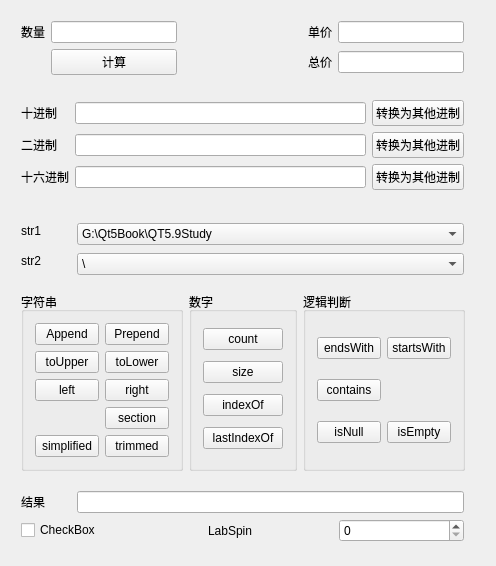
<?xml version="1.0" encoding="UTF-8"?>
<ui version="4.0">
 <class>Widget</class>
 <widget class="QWidget" name="Widget">
  <property name="geometry">
   <rect>
    <x>0</x>
    <y>0</y>
    <width>496</width>
    <height>566</height>
   </rect>
  </property>
  <property name="windowTitle">
   <string>Widget</string>
  </property>
  <widget class="QWidget" name="">
   <property name="geometry">
    <rect>
     <x>10</x>
     <y>10</y>
     <width>465</width>
     <height>543</height>
    </rect>
   </property>
   <layout class="QVBoxLayout" name="verticalLayout_3">
    <item>
     <layout class="QVBoxLayout" name="verticalLayout">
      <item>
       <layout class="QGridLayout" name="gridLayout">
        <item row="0" column="3">
         <widget class="QLabel" name="label_2">
          <property name="text">
           <string>单价</string>
          </property>
         </widget>
        </item>
        <item row="0" column="5">
         <widget class="QLineEdit" name="editPrice"/>
        </item>
        <item row="1" column="3">
         <widget class="QLabel" name="label_3">
          <property name="text">
           <string>总价</string>
          </property>
         </widget>
        </item>
        <item row="1" column="1">
         <widget class="QPushButton" name="btnCalculate">
          <property name="text">
           <string>计算</string>
          </property>
         </widget>
        </item>
        <item row="1" column="5">
         <widget class="QLineEdit" name="editTotal"/>
        </item>
        <item row="0" column="0">
         <widget class="QLabel" name="label">
          <property name="text">
           <string>数量</string>
          </property>
         </widget>
        </item>
        <item row="0" column="1">
         <widget class="QLineEdit" name="editNum"/>
        </item>
        <item row="1" column="2">
         <spacer name="horizontalSpacer">
          <property name="orientation">
           <enum>Qt::Horizontal</enum>
          </property>
          <property name="sizeHint" stdset="0">
           <size>
            <width>13</width>
            <height>20</height>
           </size>
          </property>
         </spacer>
        </item>
       </layout>
      </item>
      <item>
       <spacer name="verticalSpacer">
        <property name="orientation">
         <enum>Qt::Vertical</enum>
        </property>
        <property name="sizeHint" stdset="0">
         <size>
          <width>20</width>
          <height>28</height>
         </size>
        </property>
       </spacer>
      </item>
      <item>
       <layout class="QGridLayout" name="gridLayout_2">
        <item row="0" column="0">
         <widget class="QLabel" name="label_4">
          <property name="text">
           <string>十进制</string>
          </property>
         </widget>
        </item>
        <item row="0" column="1">
         <widget class="QLineEdit" name="editDecimal"/>
        </item>
        <item row="0" column="2">
         <widget class="QPushButton" name="btnDecimal">
          <property name="text">
           <string>转换为其他进制</string>
          </property>
         </widget>
        </item>
        <item row="1" column="0">
         <widget class="QLabel" name="label_5">
          <property name="text">
           <string>二进制</string>
          </property>
         </widget>
        </item>
        <item row="1" column="1">
         <widget class="QLineEdit" name="editBinary"/>
        </item>
        <item row="1" column="2">
         <widget class="QPushButton" name="btnBinary">
          <property name="text">
           <string>转换为其他进制</string>
          </property>
         </widget>
        </item>
        <item row="2" column="0">
         <widget class="QLabel" name="label_6">
          <property name="text">
           <string>十六进制</string>
          </property>
         </widget>
        </item>
        <item row="2" column="1">
         <widget class="QLineEdit" name="editHex"/>
        </item>
        <item row="2" column="2">
         <widget class="QPushButton" name="btnHex">
          <property name="text">
           <string>转换为其他进制</string>
          </property>
         </widget>
        </item>
       </layout>
      </item>
     </layout>
    </item>
    <item>
     <layout class="QVBoxLayout" name="verticalLayout_2">
      <item>
       <spacer name="verticalSpacer_2">
        <property name="orientation">
         <enum>Qt::Vertical</enum>
        </property>
        <property name="sizeHint" stdset="0">
         <size>
          <width>20</width>
          <height>28</height>
         </size>
        </property>
       </spacer>
      </item>
      <item>
       <layout class="QGridLayout" name="gridLayout_4">
        <item row="0" column="0">
         <widget class="QLabel" name="label_7">
          <property name="minimumSize">
           <size>
            <width>10</width>
            <height>20</height>
           </size>
          </property>
          <property name="maximumSize">
           <size>
            <width>50</width>
            <height>100</height>
           </size>
          </property>
          <property name="text">
           <string>str1</string>
          </property>
         </widget>
        </item>
        <item row="0" column="1" rowspan="2">
         <widget class="QComboBox" name="comboBox">
          <item>
           <property name="text">
            <string>G:\Qt5Book\QT5.9Study</string>
           </property>
          </item>
          <item>
           <property name="text">
            <string>G:\Qt5Book\QT5.9Study\qw.cpp</string>
           </property>
          </item>
          <item>
           <property name="text">
            <string>学生姓名，男，1984-3-4，汉族，山东</string>
           </property>
          </item>
         </widget>
        </item>
        <item row="1" column="0" rowspan="2">
         <widget class="QLabel" name="label_8">
          <property name="text">
           <string>str2</string>
          </property>
         </widget>
        </item>
        <item row="2" column="1">
         <widget class="QComboBox" name="comboBox_2">
          <item>
           <property name="text">
            <string>\</string>
           </property>
          </item>
          <item>
           <property name="text">
            <string>.cpp</string>
           </property>
          </item>
          <item>
           <property name="text">
            <string>:</string>
           </property>
          </item>
          <item>
           <property name="text">
            <string>，</string>
           </property>
          </item>
         </widget>
        </item>
       </layout>
      </item>
      <item>
       <spacer name="verticalSpacer_3">
        <property name="orientation">
         <enum>Qt::Vertical</enum>
        </property>
        <property name="sizeHint" stdset="0">
         <size>
          <width>20</width>
          <height>13</height>
         </size>
        </property>
       </spacer>
      </item>
      <item>
       <layout class="QHBoxLayout" name="horizontalLayout">
        <item>
         <widget class="QGroupBox" name="groupBox">
          <property name="title">
           <string>字符串</string>
          </property>
          <layout class="QGridLayout" name="gridLayout_5">
           <item row="0" column="0">
            <widget class="QPushButton" name="btnAppend">
             <property name="text">
              <string>Append</string>
             </property>
            </widget>
           </item>
           <item row="0" column="1">
            <widget class="QPushButton" name="btnPrepend">
             <property name="text">
              <string>Prepend</string>
             </property>
            </widget>
           </item>
           <item row="1" column="0">
            <widget class="QPushButton" name="btnToUpper">
             <property name="text">
              <string>toUpper</string>
             </property>
            </widget>
           </item>
           <item row="1" column="1">
            <widget class="QPushButton" name="btnToLower">
             <property name="text">
              <string>toLower</string>
             </property>
            </widget>
           </item>
           <item row="2" column="0">
            <widget class="QPushButton" name="btnLeft">
             <property name="text">
              <string>left</string>
             </property>
            </widget>
           </item>
           <item row="2" column="1">
            <widget class="QPushButton" name="btnRight">
             <property name="text">
              <string>right</string>
             </property>
            </widget>
           </item>
           <item row="3" column="1">
            <widget class="QPushButton" name="btnSection">
             <property name="text">
              <string>section</string>
             </property>
            </widget>
           </item>
           <item row="4" column="0">
            <widget class="QPushButton" name="btnSimplified">
             <property name="text">
              <string>simplified</string>
             </property>
            </widget>
           </item>
           <item row="4" column="1">
            <widget class="QPushButton" name="btnTrimm">
             <property name="text">
              <string>trimmed</string>
             </property>
            </widget>
           </item>
          </layout>
         </widget>
        </item>
        <item>
         <widget class="QGroupBox" name="groupBox_2">
          <property name="title">
           <string>数字</string>
          </property>
          <layout class="QGridLayout" name="gridLayout_6">
           <item row="0" column="0">
            <widget class="QPushButton" name="btnCount">
             <property name="text">
              <string>count</string>
             </property>
            </widget>
           </item>
           <item row="1" column="0">
            <widget class="QPushButton" name="btnSize">
             <property name="text">
              <string>size</string>
             </property>
            </widget>
           </item>
           <item row="2" column="0">
            <widget class="QPushButton" name="btnIndexOf">
             <property name="text">
              <string>indexOf</string>
             </property>
            </widget>
           </item>
           <item row="3" column="0">
            <widget class="QPushButton" name="btnLastIndexOf">
             <property name="text">
              <string>lastIndexOf</string>
             </property>
            </widget>
           </item>
          </layout>
         </widget>
        </item>
        <item>
         <widget class="QGroupBox" name="groupBox_3">
          <property name="title">
           <string>逻辑判断</string>
          </property>
          <layout class="QGridLayout" name="gridLayout_7">
           <item row="0" column="0">
            <widget class="QPushButton" name="btnEndsWith">
             <property name="text">
              <string>endsWith</string>
             </property>
            </widget>
           </item>
           <item row="0" column="1">
            <widget class="QPushButton" name="btnStartsWith">
             <property name="text">
              <string>startsWith</string>
             </property>
            </widget>
           </item>
           <item row="1" column="0">
            <widget class="QPushButton" name="btnContains">
             <property name="text">
              <string>contains</string>
             </property>
            </widget>
           </item>
           <item row="2" column="0">
            <widget class="QPushButton" name="btnIsNull">
             <property name="text">
              <string>isNull</string>
             </property>
            </widget>
           </item>
           <item row="2" column="1">
            <widget class="QPushButton" name="btnIsEmpty">
             <property name="text">
              <string>isEmpty</string>
             </property>
            </widget>
           </item>
          </layout>
         </widget>
        </item>
       </layout>
      </item>
      <item>
       <spacer name="verticalSpacer_4">
        <property name="orientation">
         <enum>Qt::Vertical</enum>
        </property>
        <property name="sizeHint" stdset="0">
         <size>
          <width>20</width>
          <height>17</height>
         </size>
        </property>
       </spacer>
      </item>
      <item>
       <layout class="QGridLayout" name="gridLayout_3">
        <item row="0" column="1" colspan="3">
         <widget class="QLineEdit" name="editResult"/>
        </item>
        <item row="1" column="0" colspan="2">
         <widget class="QCheckBox" name="checkBox">
          <property name="text">
           <string>CheckBox</string>
          </property>
         </widget>
        </item>
        <item row="1" column="2">
         <widget class="QLabel" name="label_10">
          <property name="text">
           <string>LabSpin</string>
          </property>
         </widget>
        </item>
        <item row="1" column="3">
         <widget class="QSpinBox" name="spinBox"/>
        </item>
        <item row="0" column="0">
         <widget class="QLabel" name="label_9">
          <property name="minimumSize">
           <size>
            <width>10</width>
            <height>0</height>
           </size>
          </property>
          <property name="maximumSize">
           <size>
            <width>50</width>
            <height>16777215</height>
           </size>
          </property>
          <property name="text">
           <string>结果</string>
          </property>
         </widget>
        </item>
       </layout>
      </item>
     </layout>
    </item>
   </layout>
  </widget>
 </widget>
 <layoutdefault spacing="6" margin="11"/>
 <resources/>
 <connections/>
</ui>
